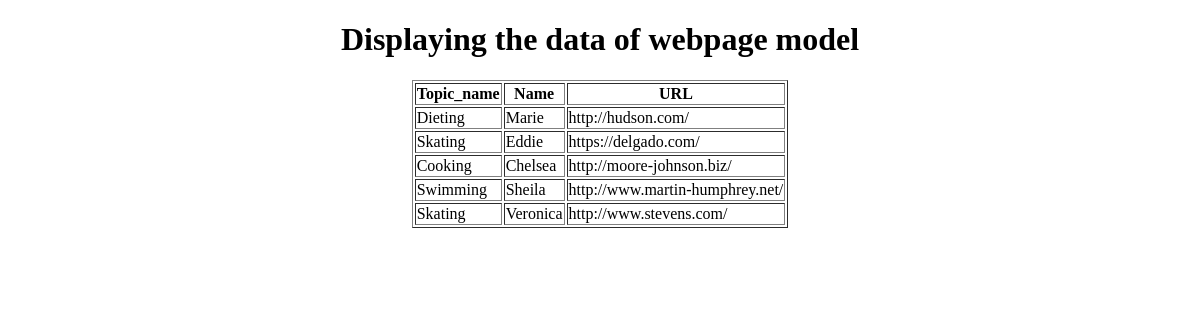
/display_webpage/, run on an earlier commit of the app's database.
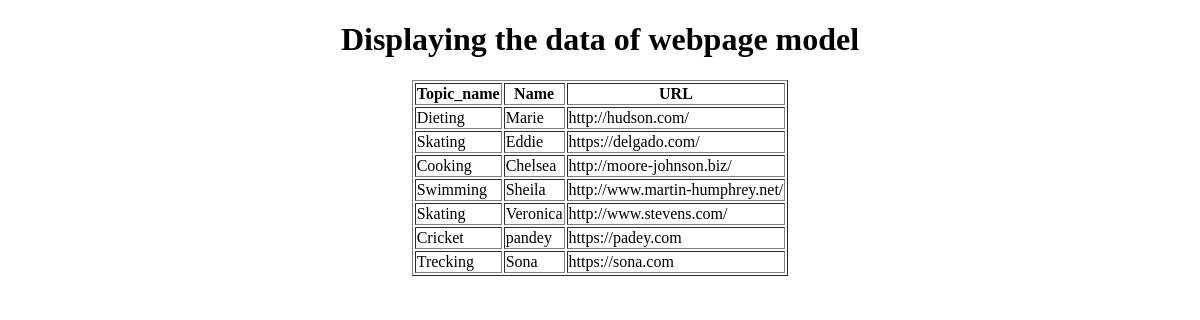
And on a later commit of the database.
### app/models.py (models this page shows, shortened)
class Webpage(models.Model):
    topic_name=models.ForeignKey(Topic,on_delete=models.CASCADE)
    name=models.CharField(max_length=50,unique=True)
    url=models.URLField(max_length=50,unique=True)

class Topic(models.Model):
    topic_name=models.CharField(max_length=50,primary_key=True)
    def __str__(self):
        return self.topic_name

### app/views.py (the view)
# urls.py: path('display_webpage/',views.display_webpage,name='display_webpage'),
def display_webpage(request):
    webpages=Webpage.objects.all()
    return render(request,'display_webpage.html',context={'webpages':webpages})

### templates/display_webpage.html (shortened to what this page needs)
<!DOCTYPE html>
<html lang="en">
<head>
</head>
<body>
    <center>
        <h1>Displaying the data of webpage model</h1>
        <table border="1px">
            <tr><th>Topic_name</th>
                <th>Name</th>
                <th>URL</th>
            </tr>
            {% for webpage in webpages %}
            <tr><td>{{webpage.topic_name}}</td>
                <td>{{webpage.name}}</td>
                <td>{{webpage.url}}</td></tr>
            {% endfor %}
        </table>
    </center>
</body>
</html>

What changed in the data, as far as the page shows it:
added Webpage: topic_name "Cricket", name "pandey", url "https://padey.com"
added Webpage: topic_name "Trecking", name "Sona", url "https://sona.com"
